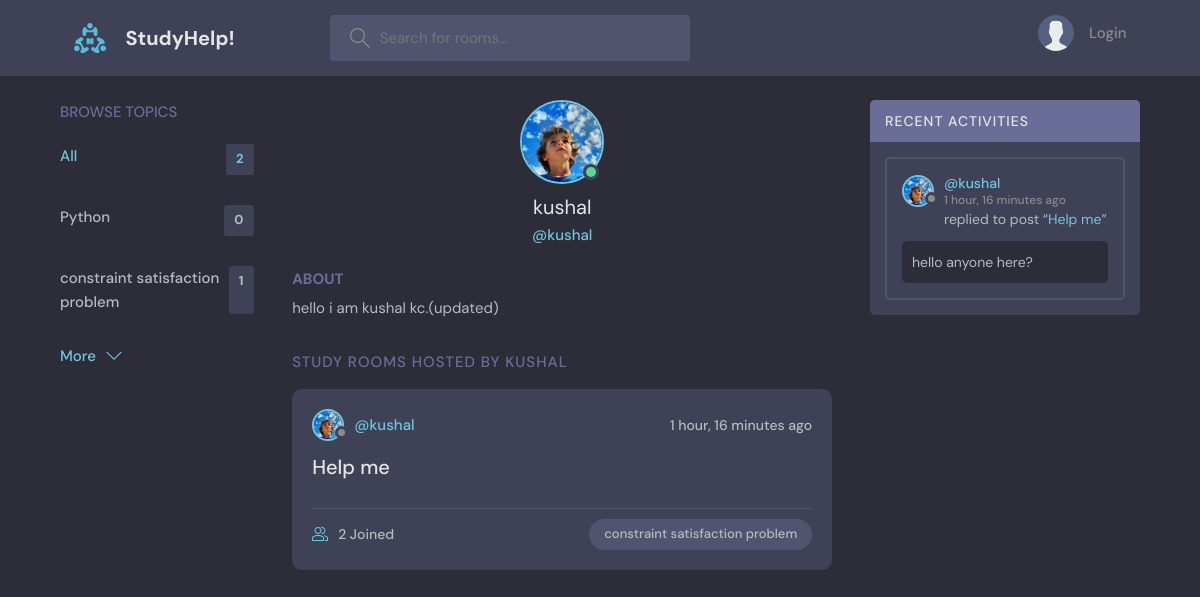
Page /profile/1/ on the committed database.
### base/models.py (models this page shows, shortened)
class Topic(models.Model):
    name=models.CharField(max_length=100)

class User(AbstractUser):
    name=models.CharField(max_length=100,null=True)
    email=models.EmailField(unique=True,max_length=100)
    bio=models.TextField(null=True)
    avatar=models.ImageField(null=True,default="avatar.svg")
    USERNAME_FIELD = 'email'
    REQUIRED_FIELDS = []

class Room(models.Model):
    host = models.ForeignKey(User,on_delete=models.SET_NULL,null=True)
    topic=models.ForeignKey(Topic,on_delete=models.SET_NULL,null=True)
    name=models.CharField(max_length=100)
    description=models.TextField(null=True,blank=True)
    participants=models.ManyToManyField(User,related_name='participants',blank=True)
    updated=models.DateTimeField(auto_now=True)
    created=models.DateTimeField(auto_now_add=True)
    class Meta:
        ordering=['-updated','-created']
    def __str__(self):
        return self.name

class Message(models.Model):
    user=models.ForeignKey(User,on_delete=models.CASCADE)
    room=models.ForeignKey(Room, on_delete=models.CASCADE)
    body=models.TextField()
    created=models.DateTimeField(auto_now_add=True)
    updated=models.DateTimeField(auto_now=True)
    class Meta:
        ordering=['-updated','-created']

### base/views.py (the view)
# urls.py: path('profile/<str:pk>/',views.UserProfile,name='user-profile'),
def UserProfile(request,pk):
    user=User.objects.get(id=pk)
    rooms=user.room_set.all()
    room_messages=user.message_set.all()
    topics=Topic.objects.all()
    context={'user':user, 'rooms':rooms,'topics':topics,'room_messages':room_messages}
    return render(request, 'base/profile.html',context)

### base/templates/base/profile.html (shortened to what this page needs)
{% extends 'main.html' %}
{% block content %}
  <main class="profile-page layout layout--3">
    <div class="container">
      {% include 'base/topic_component.html' %}
      <div class="roomList">
        <div class="profile">
          <div class="profile__avatar">
            <div class="avatar avatar--large active">
              <img src="{{user.avatar.url}}" />
            </div>
          </div>
          <div class="profile__info">
            <h3>{{user.username}}</h3>
            <p>@{{user.username}}</p>
          </div>
          <div class="profile__about">
            <h3>About</h3>
            <p>
              {{user.bio}}
            </p>
          </div>
        </div>
        <div class="roomList__header">
          <div>
            <h2>Study Rooms Hosted by {{user.username}}</a>
            </h2>
          </div>
        </div>
        {% include 'base/feed_component.html' %}
      </div>
      {% include 'base/activity_component.html' %}
    </div>
  </main>
{% endblock %}

### templates/main.html (shortened to what this page needs)
<!DOCTYPE html>
{% load static %}
<html lang="en">
  <head>
    <link rel="stylesheet" href="{% static 'css/style.css' %}" />
  </head>
  <body>
    {% include 'navbar.html' %}  {% block content %} {% endblock %}
  </body>
</html>

### templates/navbar.html (shortened to what this page needs)
{% load static%}
<header class="header header--loggedIn">
    <div class="container">
      <a href="{% url 'home' %}" class="header__logo">
        <img src="{% static 'images/logo.svg' %}" />
        <h1>StudyHelp!</h1>
      </a>
      <form class="header__search" method="GET" accept="{% url 'home'%}">
        <label>
          <input name="q" placeholder="Search for rooms..." />
        </label>
      </form>
      <nav class="header__menu">
        {% if request.user.is_authenticated %}
        <div class="header__user">
          <a href="{% url 'user-profile' user.id %}">
            <div class="avatar avatar--medium active">
              <img src="{{request.user.avatar.url}}" />
            </div>
            <p>{{request.user.username}}<span>@{{request.user.username}}</span></p>
          </a>
          <button class="dropdown-button">
            <svg
              version="1.1"
              xmlns="http://www.w3.org/2000/svg"
              width="32"
              height="32"
              viewBox="0 0 32 32"
            >
              <title>chevron-down</title>
              <path d="M16 21l-13-13h-3l16 16 16-16h-3l-13 13z"></path>
            </svg>
          </button>
        </div>
        {% else %}
        <a href="{% url 'login' %}">
          <img src="{% static 'images/avatar.svg' %}" />
          <p>Login</p>
        </a>
        {% endif %}
      </nav>
    </div>
  </header>

### base/templates/base/topic_component.html
<div class="topics">
  <div class="topics__header">
    <h2>Browse Topics</h2>
  </div>
  <ul class="topics__list">
    <li>
      <a href="{% url 'home' %}" class="active">All <span>{{topics.count}}</span></a>
    </li>
    {% for topic in topics %}
    <li>
      <a href="{% url 'home'  %}?q={{topic.name}}">{{topic.name}} <span>{{topic.room_set.all.count}}</span></a>
    </li>
    {% endfor %}
  </ul>
  <a class="btn btn--link" href="{% url 'topics' %}">
    More
    <svg version="1.1" xmlns="http://www.w3.org/2000/svg" width="32" height="32" viewBox="0 0 32 32">
      <title>chevron-down</title>
      <path d="M16 21l-13-13h-3l16 16 16-16h-3l-13 13z"></path>
    </svg>
  </a>
</div>

### base/templates/base/feed_component.html (shortened to what this page needs)
{% for room in rooms %}
<div class="roomListRoom">
  <div class="roomListRoom__header">
    <a href="{% url 'user-profile' room.host.id %}" class="roomListRoom__author">
      <div class="avatar avatar--small">
        <img src="{{room.host.avatar.url}}" />
      </div>
      <span>@{{room.host.username}}</span>
    </a>
    <div class="roomListRoom__actions">
      <span>{{room.created|timesince}} ago</span>
    </div>
  </div>
  <div class="roomListRoom__content">
    <a href="{% url 'room' room.id %}">{{room.name}}</a>
  </div>
  <div class="roomListRoom__meta">
    <a href="{% url 'room' room.id %}" class="roomListRoom__joined">
      {{room.participants.all.count}} Joined
    </a>
    <p class="roomListRoom__topic">{{room.topic.name}}</p>
  </div>
</div>
{% endfor %}

### base/templates/base/activity_component.html (shortened to what this page needs)
<div class="activities">
  <div class="activities__header">
    <h2>Recent Activities</h2>
  </div>
  {% for message in room_messages %}
  <div class="activities__box">
    <div class="activities__boxHeader roomListRoom__header">
      <a href="{% url 'user-profile' message.user.id %}" class="roomListRoom__author">
        <div class="avatar avatar--small">
          <img src="{{message.user.avatar.url}}" />
        </div>
        <p>
          @{{ message.user.username }}
          <span>{{ message.created|timesince }} ago</span>
        </p>
      </a>
    </div>
    <div class="activities__boxContent">
      <p>replied to post “<a href="{% url 'room' message.room.id %}">{{message.room}}</a>”</p>
      <div class="activities__boxRoomContent">
        {{message.body}}
      </div>
    </div>
  </div>
  {% endfor %}
</div>

### rows in the picture
Topic: name "Python", room_set.all.count "0"
Topic: name "constraint satisfaction problem", room_set.all.count "1"
User: avatar (picture), username "kushal", bio "hello i am kushal kc.(updated)", username "KUSHAL"
Room: host.avatar (picture), host.username "kushal", created "1 hour, 16 minutes", name "Help me", participants.all.count "2", topic.name "constraint satisfaction problem"
Message: user.avatar (picture), user.username "kushal", created "1 hour, 16 minutes", room "Help me", body "hello anyone here?"

### other values in the picture
{{ topics.count }} "2"
